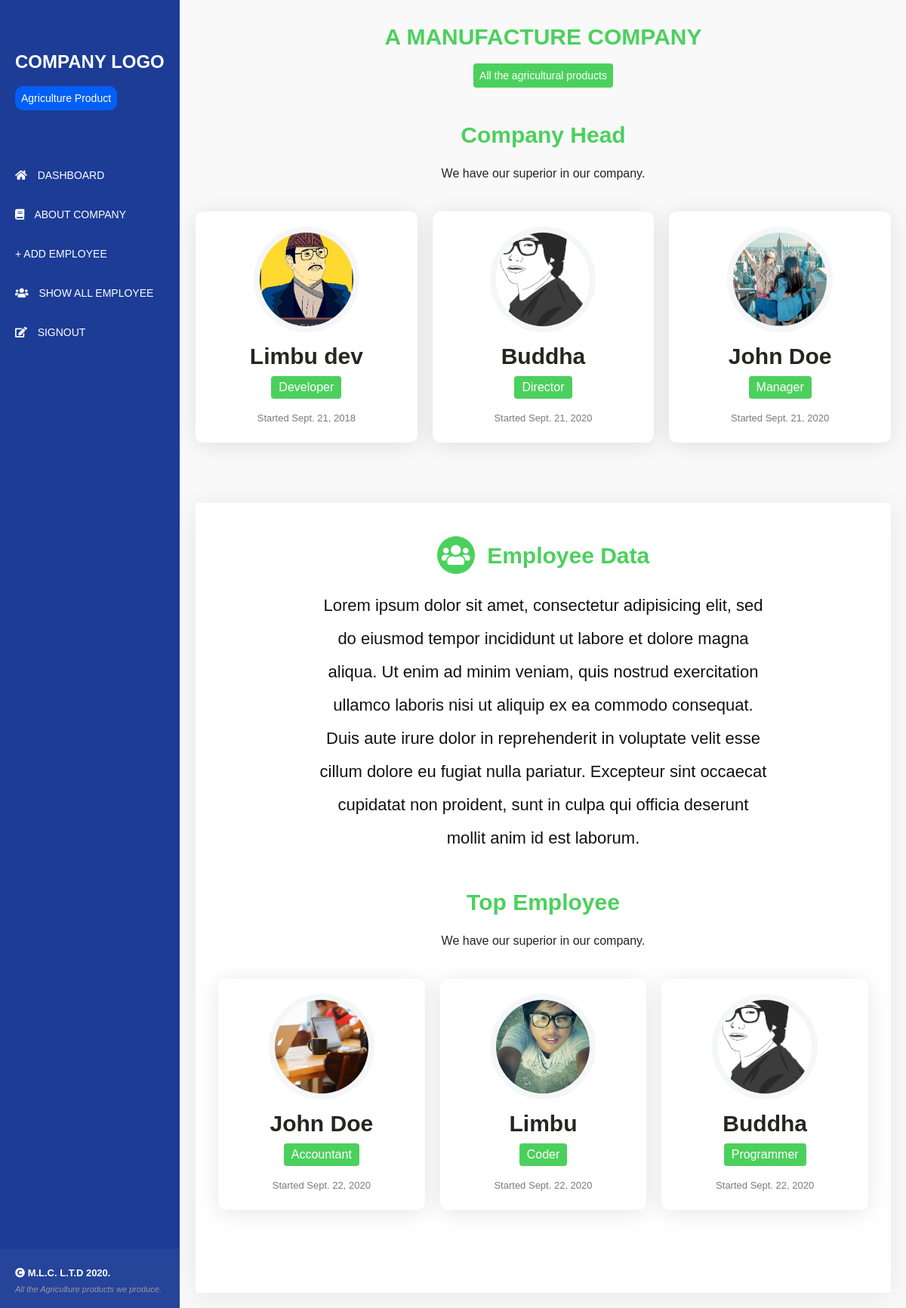
The app's page / (signed in) with its own data.
### myapp/models.py (models this page shows, shortened)
class CompanyHead(models.Model):
	name = models.CharField(max_length=100,null=True)
	picture = models.ImageField(upload_to='images')
	position = models.CharField(max_length=100,null=True)
	joined_date = models.DateField(default=date.today)

class TopEmployee(models.Model):
	name = models.CharField(max_length=100,null=True)
	picture = models.ImageField(upload_to='images')
	position = models.CharField(max_length=100,null=True)
	joined_date = models.DateField(default=date.today)

### myapp/views.py (the view)
# urls.py: path('', views.indexpage,name='homepage'),
def indexpage(request):
    data = CompanyHead.objects.all
    topemployee = TopEmployee.objects.all
    all_post = Paginator(Employee.objects.filter(),15)
    page = request.GET.get('page')
    try:
        posts = all_post.page(page)
    except PageNotAnInteger:
        posts = all_post.page(1)
    except:
        posts = all_post.page(all_post.num_pages)
    params = {
    'employee': posts ,
    'companyhead': data,
    'topemployee': topemployee
    }
    if request.user.is_authenticated:
        return render(request,'index.html',params)
    if not request.user.is_authenticated:
        return redirect('login')

### templates/index.html
{% extends 'base.html' %}
{% block content %}
<div class="body-part">
<div class="content">
    <div class="container">
        <div class="heading">
            <h1>A MANUFACTURE COMPANY</h1>
            <p class="c-text" style="max-width: none;width: auto;">All the agricultural products</p>
        </div>
        <div class="heading">
            <h1>Company Head</h1>
            <p>
                We have our superior in our company.
            </p>
        </div>
        <div class="grid-feat">
            {% if companyhead %}
            {% for data in companyhead %}
            <div class="feat-box">
                <div class="feat-img"><img src="{{data.picture.url}}"/></div>
                <div class="feat-name">{{data.name}}</div>
                <div class="feat-position">{{data.position}}</div>
                <div class="feat-join">Started {{data.joined_date}} </div>
            </div>
            {% endfor %}
            {% endif %}
        </div>
        <div class="content-wrapper">
            <div class="heading big-head">
                <h1><i class="fas fa-users"></i> Employee Data</h1>
                <p>
                   Lorem ipsum dolor sit amet, consectetur adipisicing elit, sed do eiusmod
                   tempor incididunt ut labore et dolore magna aliqua. Ut enim ad minim veniam,
                   quis nostrud exercitation ullamco laboris nisi ut aliquip ex ea commodo
                   consequat. Duis aute irure dolor in reprehenderit in voluptate velit esse
                   cillum dolore eu fugiat nulla pariatur. Excepteur sint occaecat cupidatat non
                   proident, sunt in culpa qui officia deserunt mollit anim id est laborum.
                </p>
            </div>
 <div class="heading">
            <h1>Top Employee</h1>
            <p>
                We have our superior in our company.
            </p>
        </div>
        <div class="grid-feat">
            {% if topemployee %}
            {% for data in topemployee %}
            <div class="feat-box">
                <div class="feat-img"><img src="{{data.picture.url}}"/></div>
                <div class="feat-name">{{data.name}}</div>
                <div class="feat-position">{{data.position}}</div>
                <div class="feat-join">Started {{data.joined_date}} </div>
            </div>
            {% endfor %}
            {% endif %}
        </div>
        </div>
    </div>
</div>
{% endblock %}

### templates/base.html (shortened to what this page needs)
{% load static %}
<!DOCTYPE html>
<html>
<head>
  <link rel="stylesheet" type="text/css" href="{% static 'style/style.css' %}"/>
    <link href="https://use.fontawesome.com/releases/v5.14.0/css/all.css" rel="stylesheet" />
</head>
<body>
<div class="grid-box">
    <div class="header">
        <div class="container">
            <div class="header-wrapper">
                <div class="logo">
                    <h1 class="title">COMPANY LOGO</h1>
                    <p class="slogan">Agriculture Product</p>
                </div>
                <div class="menus">
                    <ul>
                        <li><a href="{% url 'homepage' %}"><i class="fas fa-home"></i> Dashboard</a></li>
                        <li><a href="{% url 'about' %}"><i class="fas fa-book"></i> about company</a></li>
                        <li><a href="{% url 'loadform' %}">+ Add Employee </a></li>
                        <li><a href="{% url 'show-employee' %}"><i class="fas fa-users"></i> Show All Employee</a></li>
                        <li><a href="{% url 'signout' %}"><i class="fas fa-edit"></i> SignOut</a></li>
                    </ul>
                </div>
            </div>
        </div>
        <div class="credit">
            <p>
            <i class="fas fa-copyright"></i> M.L.C. L.T.D 2020.
        </p>
        <span>
            All the Agriculture products we produce.
        </span>
        </div>
    </div>
    {% block content %}
    {% endblock %}
</div>
</div>
</body>
</html>

### static/style/style.css (style rules this page uses)
* { margin: 0; padding: 0; box-sizing: border-box; }
html { scroll-behavior: smooth; }
body { font-size: 16px; line-height: 1.5em; color: #252522; font-family: 'Poppins',sans-serif; background: #f9f9f9 }
.container { width: 100%; max-width: 1100px; margin: 0 auto; padding: 0 20px }
.grid-box { display: block; }
.header { background: #1c3c96; position: fixed;top: 0; left: 0; height: 100%; }
.body-part { margin: 0 0 0 239px }
.header-wrapper { display: flex; flex-direction: column; padding: 70px 0 }
.logo h1 { font-size: 24px; color: #fff }
.logo .slogan { display: inline-block; background: #015ff5; color: #fff; padding: 4px 8px; font-size: 14px; font-weight: 300; margin: 20px 0 0; border-radius: 10px }
.menus ul { list-style: none; margin: 60px 0 0 }
.menus ul li { float: none; display: block; }
.menus ul li a { display: block; text-decoration: none; color: #fff; font-size: 14px; padding: 14px 0; text-transform: uppercase; font-weight: 400; transition: 0.4s ease }
.menus ul li a i { margin: 0 10px 0 0 }
.heading { padding: 14px 0; text-align: center; }
.heading h1 { font-size: 30px; line-height: 1em; display: block; color: #4cd05d }
.heading.big-head i { background: #4cd05d; height: 50px; width: 50px; line-height: 50px; border-radius: 50%; color: #fff; margin: 0 8px 0 0 }
.heading p { line-height:2em; font-size: 16px; display: block; margin: 20px auto; width: 100%; max-width: 600px; }
.heading p.c-text { font-size: 14px; display: inline-block; padding: 2px 8px; background: #4cd05d; border-radius: 4px; color: #fff }
.big-head p { font-size: 22px; color: #111; font-weight: 300 }
.content { margin: 20px 0 }
.content-wrapper { background: #fff; padding: 30px; overflow:hidden; box-shadow: 0px 4px 33px 0px rgba(0,0,0,0.08) }
.credit { position: absolute; bottom: 0; width: 100%; left: 0; padding: 20px; background: rgba(255,255,255,0.04); }
.credit p { font-size: 13px; color: #fff; font-weight: bold; }
.credit span { font-style: oblique; font-size: 11px; color: #9a9a9a; line-height: 20px; padding: 0; margin: 4px 0 0; line-height: 10px; display: block; }
.grid-feat { display: grid; grid-template-columns: repeat(3,1fr); grid-gap: 20px; grid-auto-rows: auto; grid-template-rows: auto; margin: 0 0 80px }
.feat-box { box-shadow: 0px 4px 30px 0px rgba(0,0,0,0.1); padding: 20px; border-radius: 10px; display: flex; justify-content: center; text-align: center; align-items: center; align-content: center; flex-direction: column; background: #fff }
.feat-img { height: 140px; width: 140px; border-radius: 50%; overflow: hidden; border:8px solid #f5f6f7; }
.feat-img img { display: block; height: 100%; width: 100%; object-position: center; object-fit: cover; }
.feat-name { font-size: 30px; margin: 20px 0 0; font-weight: 700 }
.feat-position { height: 30px; line-height: 30px; padding: 0 10px; border-radius: 4px; background: #4cd05d; color: #fff; margin: 14px 0 }
.feat-join { font-size: 13px; color: #7a7a7a }

### records on screen
CompanyHead: picture (picture), name "Limbu dev", position "Developer", joined_date "Sept. 21, 2018"
CompanyHead: picture (picture), name "Buddha", position "Director", joined_date "Sept. 21, 2020"
CompanyHead: picture (picture), name "John Doe", position "Manager", joined_date "Sept. 21, 2020"
TopEmployee: picture (picture), name "John Doe", position "Accountant", joined_date "Sept. 22, 2020"
TopEmployee: picture (picture), name "Limbu", position "Coder", joined_date "Sept. 22, 2020"
TopEmployee: picture (picture), name "Buddha", position "Programmer", joined_date "Sept. 22, 2020"
